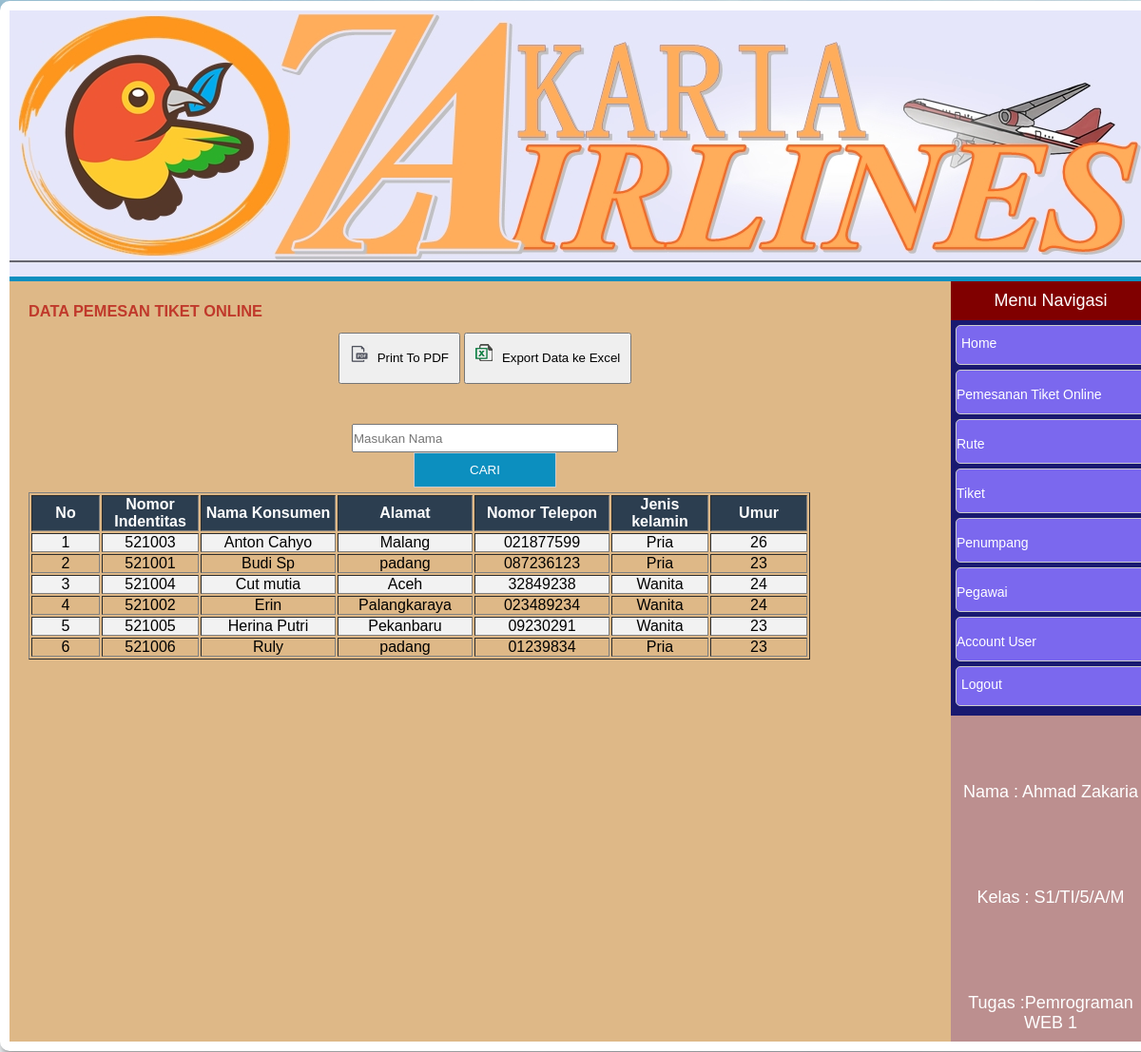
/admin/lihatdatakonsumen.php (signed in), run on the app's committed database.
### tables this page shows
CREATE TABLE `tbl_konsumen` (
  `no_identitas` int(8) NOT NULL,
  `nama_konsumen` varchar(64) NOT NULL,
  `almt_komsumen` varchar(100) NOT NULL,
  `telepon` varchar(13) NOT NULL,
  `umur` int(2) NOT NULL,
  `jenis_kelamin` varchar(10) NOT NULL,
  `tmp_lahir` varchar(100) NOT NULL,
  `tanggal` date NOT NULL
);

### admin/lihatdatakonsumen.php (the view, shortened to what this page needs)
<?php
include('template/top.php');
include('template/navigasi.php');
?>
<div id="main">
	<div class="content">
		<h3>Data Pemesan Tiket Online</h3>
				<p align=center><a href="export/exportpdf_konsumen.php"><button class="print"><img src="img/pdf.png">Print To PDF</button>
		<a href="export/exportexcel_konsumen.php"><button class="print"><img src="img/excel.png">Export Data ke Excel</button></a></p>
	<br>
	<br>
		<form action="" method="POST">
	<p align=center><input type="text" name="query" style="width: 280px; height: 30px;" placeholder="Masukan Nama" autofocus autocomplete="off" /></p>
				<div class="input-group"><p align=center><input type="submit" name="cari" value="Cari" class="btn" style="width:150px";>
				</div>
				</form>
<table id="tabel"  border="1" cellpadding="3" >
	<tr>
		<th style="width: 70px;">No</th>
		<th style="width: 100px;">Nomor Indentitas</th>
		<th style="width: 140px;">Nama Konsumen</th>
		<th style="width: 140px;">Alamat</th>
		<th style="width: 140px;">Nomor Telepon</th>
		<th style="width: 100px;">Jenis kelamin</th>
		<th style="width: 100px;">Umur</th>
	</tr>
				<?php include('koneksi/conn.php');
			$no=1;
	$query = $_POST['query'];
	if ($query !=''){
	$select = mysql_query("SELECT * FROM tbl_konsumen where nama_konsumen like '%$query%'");
	}else{
		$select = mysql_query("SELECT * FROM tbl_konsumen ORDER by nama_konsumen ASC");
	}
	while ($data = mysql_fetch_array ($select)){
		?>
		<tr>
			<td><p align=center><?php echo $no++?></td>
			<td><p align=center><?php echo $data['no_identitas'];?></td>
			<td><p align=center><?php echo $data['nama_konsumen'];?></td>
			<td><p align=center><?php echo $data['almt_komsumen'];?></td>
			<td><p align=center><?php echo $data['telepon'];?></td>
			<td><p align=center><?php echo $data['jenis_kelamin'];?></td>
			<td><p align=center><?php echo $data['umur'];?></td>
		</tr>
		<?php } ?>
	</table>
</div>
</div>
<?php include('template/footer.php'); ?>

### admin/template/top.php (shortened to what this page needs)
<html lang="en">
<head>
	<link rel="stylesheet" type="text/css" href="style.css">
</head>
<body>
	<div class="container">
		<header>
			<div class="header_content">
			</div>
		</header>

### admin/template/navigasi.php (shortened to what this page needs)
<div id="nav-wrapper">
	<div class="header_nav">Menu Navigasi</div>
	<ul class="nav" id="accordion">
		<li><a href="index.php">Home</a></li>
		<li class="accordion-toggle">Pemesanan Tiket Online</li>
		<li class="accordion-toggle">Rute</li>
		<li class="accordion-toggle">Tiket</li>
		<li class="accordion-toggle">Penumpang</li>
		<li class="accordion-toggle">Pegawai</li>
			<li class="accordion-toggle">Account User</li>
		<li><a href="login.php">Logout</a></li>
	</ul>
	<p>Nama : Ahmad Zakaria</p>
		<p>Kelas : S1/TI/5/A/M</p>
	<p>Tugas :Pemrograman WEB 1</p>
	</div>

### admin/template/footer.php (shortened to what this page needs)
</div>
</body>
</html>

### admin/style.css (style rules this page uses)
* { padding: 0; margin: 0; }
body { background: url(img/3.jpg) no-repeat fixed; background-size: cover; font-family: 'Oxygen', sans-serif; font-size: 14px; }
a:link { text-decoration: none; color: #fff; }
.container { width: 1200px; margin: 1px auto; border:10px solid #fff; background: #deb887 ; border-radius: 10px; overflow: hidden; -webkit-box-shadow: 0px 5px 7px -3px rgba(122,122,122,1); -moz-box-shadow: 0px 5px 7px -3px rgba(122,122,122,1); box-shadow: 0px 5px 7px -3px rgba(122,122,122,1); }
header { background: url(img/logo.jpg) no-repeat; height: 280px; background: cover; border-bottom: 5px solid #0C8FBF; }
header .header_content { padding: 10px; text-align: center; padding-top: 80px; text-transform: uppercase; color:#c0392b; }
#main { background-color: #403F3F; }
.content { width: 960px; padding: 10px 0; float: left; margin-left: 20px; color: #c0392b; }
.content h3 { text-transform: uppercase; color: #c0392b; height: 20px; margin: 12px 0; }
#nav-wrapper { float: right; width: 210px; height: 100%; background:#bc8f8f; }
#nav-wrapper p { margin-top: 50px; color: #ffff; padding:20px 10px; font-size: 18px; text-align: center; }
.header_nav { text-align: center; padding:10px; font-size: 18px; background: #800000; color: #fff; }
.nav { padding: 5px; background:#191970; }
.nav li { list-style: none; border:1px solid #ccc; border-radius: 5px; margin-bottom: 5px; height: 40px; background: #7b68ee; transition: all 1s; }
.nav li a { display: table; text-decoration: none; color: #fff; padding: 10px 0; padding-left: 5px; width: 100%; transition: all 1s; }
.input-group { margin-bottom: 5px; }
.input-group input { padding:10px; border:1px solid #ccc; }
.btn { border: none; padding: 10px; background: #0C8FBF; color: #fff; text-transform: uppercase; text-align: center; cursor: pointer; }
tr:nth-child(even) { background-color: #f2f2f2 }
th { background-color:#2c3e50; color: white; text-align: center; }
.print { padding: 10px; line-height: 30px; margin-bottom: 10px; }
.print img { padding-right: 10px; float: left; }
.accordion-toggle { cursor: pointer; color: #fff; line-height: 40px; padding-top: 5px; transition: all 1s; }

### data on the page
tbl_konsumen: no_identitas "521003", nama_konsumen "Anton Cahyo", almt_komsumen "Malang", telepon "021877599", jenis_kelamin "Pria", umur "26"
tbl_konsumen: no_identitas "521001", nama_konsumen "Budi Sp", almt_komsumen "padang", telepon "087236123", jenis_kelamin "Pria", umur "23"
tbl_konsumen: no_identitas "521004", nama_konsumen "Cut mutia", almt_komsumen "Aceh", telepon "32849238", jenis_kelamin "Wanita", umur "24"
tbl_konsumen: no_identitas "521002", nama_konsumen "Erin", almt_komsumen "Palangkaraya", telepon "023489234", jenis_kelamin "Wanita", umur "24"
tbl_konsumen: no_identitas "521005", nama_konsumen "Herina Putri", almt_komsumen "Pekanbaru", telepon "09230291", jenis_kelamin "Wanita", umur "23"
tbl_konsumen: no_identitas "521006", nama_konsumen "Ruly", almt_komsumen "padang", telepon "01239834", jenis_kelamin "Pria", umur "23"
